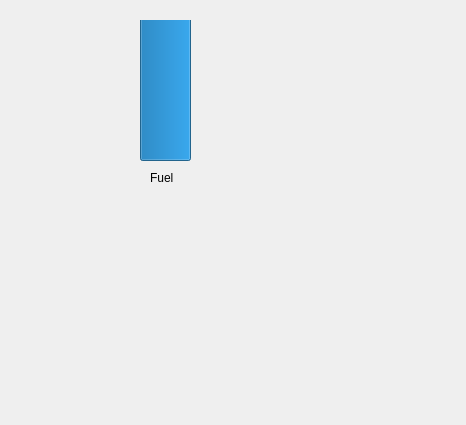
<?xml version="1.0" encoding="UTF-8"?>
<ui version="4.0">
 <class>FuelLevelClass</class>
 <widget class="QWidget" name="FuelLevelClass">
  <property name="geometry">
   <rect>
    <x>0</x>
    <y>0</y>
    <width>466</width>
    <height>425</height>
   </rect>
  </property>
  <property name="sizePolicy">
   <sizepolicy hsizetype="Fixed" vsizetype="Fixed">
    <horstretch>0</horstretch>
    <verstretch>0</verstretch>
   </sizepolicy>
  </property>
  <property name="windowTitle">
   <string>FuelLevel</string>
  </property>
  <widget class="QLabel" name="redLight">
   <property name="geometry">
    <rect>
     <x>40</x>
     <y>90</y>
     <width>81</width>
     <height>71</height>
    </rect>
   </property>
   <property name="text">
    <string/>
   </property>
   <property name="pixmap">
    <pixmap resource="icons.qrc">:/icons/fuelIconRed.png</pixmap>
   </property>
   <property name="scaledContents">
    <bool>true</bool>
   </property>
  </widget>
  <widget class="QLabel" name="yellowLight">
   <property name="geometry">
    <rect>
     <x>40</x>
     <y>20</y>
     <width>81</width>
     <height>71</height>
    </rect>
   </property>
   <property name="text">
    <string/>
   </property>
   <property name="pixmap">
    <pixmap resource="icons.qrc">:/icons/fuelIconYellow.png</pixmap>
   </property>
   <property name="scaledContents">
    <bool>true</bool>
   </property>
  </widget>
  <widget class="QLabel" name="fuelPercent">
   <property name="geometry">
    <rect>
     <x>150</x>
     <y>170</y>
     <width>31</width>
     <height>16</height>
    </rect>
   </property>
   <property name="text">
    <string>Fuel</string>
   </property>
   <property name="fuelInput" stdset="0">
    <string>100</string>
   </property>
  </widget>
  <widget class="QProgressBar" name="fuelBar">
   <property name="geometry">
    <rect>
     <x>140</x>
     <y>20</y>
     <width>51</width>
     <height>141</height>
    </rect>
   </property>
   <property name="autoFillBackground">
    <bool>false</bool>
   </property>
   <property name="styleSheet">
    <string notr="true"/>
   </property>
   <property name="maximum">
    <number>100</number>
   </property>
   <property name="value">
    <number>100</number>
   </property>
   <property name="alignment">
    <set>Qt::AlignmentFlag::AlignCenter</set>
   </property>
   <property name="textVisible">
    <bool>false</bool>
   </property>
   <property name="orientation">
    <enum>Qt::Orientation::Vertical</enum>
   </property>
  </widget>
 </widget>
 <layoutdefault spacing="6" margin="11"/>
 <resources>
  <include location="icons.qrc"/>
 </resources>
 <connections/>
</ui>
